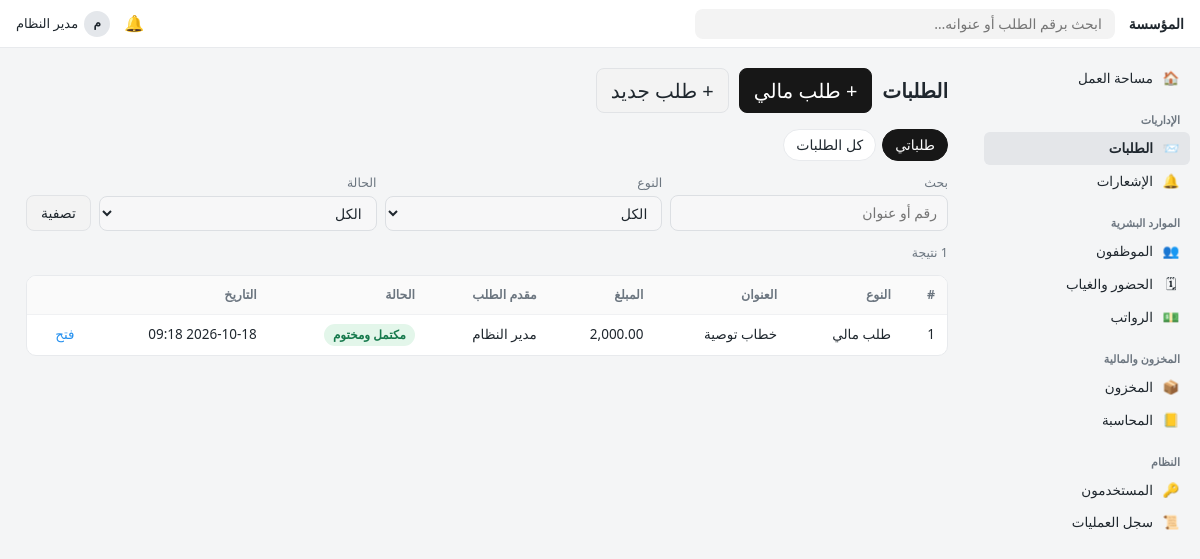
Screenshot of /requests (signed in) with the database file from the repository.
### tables this page shows
CREATE TABLE users(
 id INTEGER PRIMARY KEY, username TEXT UNIQUE NOT NULL, password_hash TEXT NOT NULL,
 full_name TEXT NOT NULL, role TEXT NOT NULL,
 employee_id INTEGER REFERENCES employees(id), active INTEGER DEFAULT 1, signature TEXT);

CREATE TABLE requests(
 id INTEGER PRIMARY KEY, type TEXT NOT NULL,
 requester_id INTEGER NOT NULL REFERENCES users(id), title TEXT NOT NULL,
 details TEXT, amount REAL, date_from TEXT, date_to TEXT, days REAL,
 item_id INTEGER REFERENCES items(id), qty REAL, attachment TEXT, attachment_name TEXT,
 status TEXT NOT NULL DEFAULT 'pending', created_at TEXT,
 category TEXT, paid_amount REAL, paid_account TEXT, paid_ref TEXT, paid_date TEXT, paid_by INTEGER,
 seal_code TEXT, seal_hash TEXT, sealed_at TEXT, sealed_pdf_hash TEXT);

### app.py (the view)
@app.route("/requests")
@login_required()
def requests_list():
    u = current_user()
    scope = request.args.get("scope", "mine")
    typ, st, text = request.args.get("type", ""), request.args.get("status", ""), request.args.get("q", "").strip()
    where, args = [], []
    if not (scope == "all" and has_role(u, "manager", "hr")):
        scope = "mine"
        where.append("r.requester_id=?")
        args.append(u["id"])
    if typ in TYPES:
        where.append("r.type=?")
        args.append(typ)
    if st in STATUS:
        where.append("r.status=?")
        args.append(st)
    if text:
        where.append("(r.title LIKE ? OR CAST(r.id AS TEXT)=?)")
        args += [f"%{text}%", text.lstrip("#")]
    rows = q(REQ_SQL + ("WHERE " + " AND ".join(where) if where else "") + " ORDER BY r.id DESC LIMIT 300", args)
    return render_template("requests.html", rows=rows, scope=scope, typ=typ, st=st, text=text,
                           pending=pending_for(u))

### app.py (called while the page is built)
def db():
    if "db" not in g:
        g.db = sqlite3.connect(DB_PATH)
        g.db.row_factory = sqlite3.Row
        g.db.execute("PRAGMA foreign_keys=ON")
    return g.db

def q(sql, args=(), one=False):
    rows = db().execute(sql, args).fetchall()
    if one:
        return rows[0] if rows else None
    return rows

def current_user():
    if "_user" not in g:
        uid = session.get("uid")
        g._user = q("SELECT * FROM users WHERE id=? AND active=1", (uid,), one=True) if uid else None
    return g._user

def has_role(u, *roles):
    return bool(u) and (u["role"] == "admin" or u["role"] in roles)

def login_required(roles=None):
    def deco(f):
        @wraps(f)
        def w(*a, **k):
            u = current_user()
            if not u:
                return redirect(url_for("login", next=request.path))
            if roles and not has_role(u, *roles):
                abort(403)
            return f(*a, **k)
        return w
    return deco

def csrf_token():
    if "csrf" not in session:
        session["csrf"] = secrets.token_hex(16)
    return session["csrf"]

@app.before_request
def csrf_protect():
    if request.method == "POST":
        tok = session.get("csrf", "")
        if not tok or not secrets.compare_digest(tok, request.form.get("csrf", "")):
            abort(400)

@app.after_request
def headers(resp):
    resp.headers["X-Content-Type-Options"] = "nosniff"
    resp.headers["X-Frame-Options"] = "DENY"
    resp.headers["Referrer-Policy"] = "same-origin"
    resp.headers["Content-Security-Policy"] = "default-src 'self'; style-src 'self' 'unsafe-inline'; img-src 'self' data:"
    return resp

@app.context_processor
def inject():
    u = current_user()
    pending = len(pending_for(u)) if u else 0
    unread = q("SELECT COUNT(*) c FROM notifications WHERE user_id=? AND read=0", (u["id"],), one=True)["c"] if u else 0
    return dict(user=u, org=ORG_NAME, ROLES=ROLES, TYPES=TYPES, STEP_KINDS=STEP_KINDS, CATEGORIES=CATEGORIES, unread=unread, STATUS=STATUS, ATT=ATT,
                ACCOUNTS=ACCOUNTS, csrf_token=csrf_token, pending_count=pending,
                can=lambda *r: has_role(u, *r), today=date.today().isoformat())

@app.template_filter("money")
def money(v):
    return "{:,.2f}".format(v or 0)

def pending_for(u):
    if not u:
        return []
    rows = q(REQ_SQL + "WHERE r.status='pending' ORDER BY r.id DESC")
    return [r for r in rows if can_act(u, r)]

### templates/requests.html (shortened to what this page needs)
{% extends "base.html" %}{% block body %}
<h1>الطلبات <a class="btn" href="{{ url_for('request_new', type='financial') }}">+ طلب مالي</a><a class="btn gray" href="{{ url_for('request_new', type='leave') }}">+ طلب جديد</a></h1>
<div class="tabs"><a class="{{ 'on' if scope=='mine' }}" href="?scope=mine">طلباتي</a>{% if can('manager','hr') %}<a class="{{ 'on' if scope=='all' }}" href="?scope=all">كل الطلبات</a>{% endif %}</div>
<form method="get" class="list-bar"><input type="hidden" name="scope" value="{{ scope }}">
<div><label>بحث</label><input name="q" value="{{ text }}" placeholder="رقم أو عنوان"></div>
<div><label>النوع</label><select name="type"><option value="">الكل</option>{% for k,t in TYPES.items() %}<option value="{{ k }}" {{ 'selected' if k==typ }}>{{ t.label }}</option>{% endfor %}</select></div>
<div><label>الحالة</label><select name="status"><option value="">الكل</option>{% for k,v in STATUS.items() %}<option value="{{ k }}" {{ 'selected' if k==st }}>{{ v }}</option>{% endfor %}</select></div>
<button class="gray">تصفية</button></form>
<p class="muted">{{ rows|length }} نتيجة</p>
<div class="scroll"><table><tr><th>#</th><th>النوع</th><th>العنوان</th><th>المبلغ</th><th>مقدم الطلب</th><th>الحالة</th><th>التاريخ</th><th></th></tr>
{% for r in rows %}{% set s2 = req_status(r) %}<tr><td>{{ r.id }}</td><td>{{ TYPES[r.type].label }}</td><td>{{ r.title }}</td><td>{{ r.amount|money if r.amount else '' }}</td><td>{{ r.requester }}</td>
<td><span class="ind {{ s2[1] }}">{{ s2[0] }}</span></td><td>{{ r.created_at }}</td><td><a href="{{ url_for('request_view', rid=r.id) }}">فتح</a></td></tr>
{% else %}<tr><td colspan="8">لا توجد طلبات.</td></tr>{% endfor %}</table></div>{% endblock %}

### templates/base.html (shortened to what this page needs)
{% macro side(endpoint, label, icon, roles=(), active=(), badge=0) %}{% if not roles or can(*roles) %}<a class="side-item {{ 'active' if request.endpoint in (active or (endpoint,)) }}" href="{{ url_for(endpoint) }}"><span class="ic">{{ icon }}</span>{{ label }}{% if badge %}<span class="cnt">{{ badge }}</span>{% endif %}</a>{% endif %}{% endmacro %}
<!doctype html>
<html lang="ar" dir="rtl"><head><meta charset="utf-8">
<link rel="stylesheet" href="{{ url_for('static', filename='style.css') }}"></head><body>
{% if user %}
<div class="navbar">
 <a class="brand" href="{{ url_for('dashboard') }}">{{ org }}</a>
 <form class="search" method="get" action="{{ url_for('search') }}"><input type="search" name="q" placeholder="ابحث برقم الطلب أو عنوانه…"></form>
 <div class="nav-right">
  <a class="bell" href="{{ url_for('notifications') }}" title="الإشعارات">🔔{% if unread %}<span class="n">{{ unread }}</span>{% endif %}</a>
  <details class="menu"><summary><span class="avatar">{{ user.full_name[:1] }}</span>{{ user.full_name }}</summary>
   </details>
 </div>
</div>
<div class="layout">
 <aside class="sidebar">
  {{ side('dashboard','مساحة العمل','🏠') }}
  <div class="side-title">الإداريات</div>
  {{ side('requests_list','الطلبات','📨',active=('requests_list','request_view','request_new'),badge=pending_count) }}
  {{ side('notifications','الإشعارات','🔔',badge=unread) }}
  {% if can('hr','manager','accountant') %}<div class="side-title">الموارد البشرية</div>{% endif %}
  {{ side('employees','الموظفون','👥',('hr','manager'),('employees','employee_edit')) }}
  {{ side('attendance','الحضور والغياب','🗓',('hr','manager')) }}
  {{ side('payroll','الرواتب','💵',('hr','accountant')) }}
  {% if can('store','manager','accountant') %}<div class="side-title">المخزون والمالية</div>{% endif %}
  {{ side('inventory','المخزون','📦',('store','manager'),('inventory','inventory_moves')) }}
  {{ side('accounting','المحاسبة','📒',('accountant',)) }}
  {% if user.role=='admin' %}<div class="side-title">النظام</div>
  {{ side('users','المستخدمون','🔑') }}{{ side('audit','سجل العمليات','📜') }}{% endif %}
 </aside>
 <div class="page">
{% else %}<div class="public">{% endif %}
{% block body %}{% endblock %}
{% if user %}</div></div>{% else %}</div>{% endif %}
</body></html>

### static/style.css (style rules this page uses)
:root { --bg:#f4f5f6;--card:#fff;--border:#e8eaed;--text:#1f272e;--muted:#6c7680;--dark:#171717;--accent:#2490ef; --green:#16794c;--green-bg:#e3f6ea;--orange:#b25400;--orange-bg:#fff0dd;--red:#c0302b;--red-bg:#fde8e7;--blue:#1a5fb4;--blue-bg:#e5f0fd;--gray-bg:#efefef }
* { box-sizing:border-box }
body { margin:0;font-family:"Segoe UI",Tahoma,Arial,sans-serif;background:var(--bg);color:var(--text);line-height:1.55;font-size:14px }
a { color:var(--accent);text-decoration:none }
.navbar { position:sticky;top:0;z-index:20;height:48px;background:#fff;border-bottom:1px solid var(--border);display:flex;align-items:center;gap:14px;padding:0 16px }
.brand { font-weight:700;color:var(--text);white-space:nowrap }
.navbar form.search { flex:1;max-width:420px }
.navbar input[type=search] { background:#f3f3f3;border:1px solid transparent;border-radius:8px;height:30px;padding:0 12px }
.nav-right { margin-inline-start:auto;display:flex;align-items:center;gap:14px }
.bell { position:relative;color:var(--text);font-size:16px }
details.menu { position:relative }
details.menu summary { list-style:none;cursor:pointer;display:flex;align-items:center;gap:6px;font-size:13px }
.avatar { width:26px;height:26px;border-radius:50%;background:#e4e7eb;display:inline-flex;align-items:center;justify-content:center;font-weight:600;font-size:12px }
.layout { display:flex;max-width:1480px;margin:0 auto }
.sidebar { width:226px;flex:none;padding:14px 10px;position:sticky;top:48px;height:calc(100vh - 48px);overflow:auto }
.side-title { font-size:11px;color:var(--muted);margin:16px 10px 4px;font-weight:600 }
.side-item { display:flex;gap:9px;align-items:center;padding:6px 10px;border-radius:6px;color:var(--text);font-size:13.5px }
.side-item.active { background:#e4e6e9;font-weight:600 }
.side-item .ic { width:18px;text-align:center }
.page { flex:1;min-width:0;padding:20px 26px 48px }
h1 { font-size:20px;font-weight:700;margin:0 0 16px;display:flex;align-items:center;gap:10px;flex-wrap:wrap }
table { width:100%;border-collapse:separate;border-spacing:0;background:var(--card);border:1px solid var(--border);border-radius:10px;overflow:hidden }
th,td { padding:9px 12px;text-align:start;border-bottom:1px solid #f0f1f3;font-size:13.5px;vertical-align:top }
th { background:#fafafa;color:var(--muted);font-weight:600;font-size:12.5px }
tr:last-child td { border-bottom:0 }
.scroll { overflow-x:auto }
input,select,textarea { font:inherit;padding:6px 10px;border:1px solid #dcdfe3;border-radius:8px;width:100%;background:#f7f7f8;color:var(--text) }
label { display:block;font-size:12.5px;color:var(--muted);margin-bottom:3px }
button,.btn { display:inline-flex;align-items:center;gap:6px;background:var(--dark);color:#fff;border:1px solid var(--dark);border-radius:8px;padding:6px 14px;cursor:pointer;font:inherit;font-weight:500 }
button.gray,.btn.gray { background:#f3f3f3;color:var(--text);border-color:#e1e3e6 }
.ind,.badge { display:inline-block;padding:2px 9px;border-radius:12px;font-size:12px;font-weight:600;background:var(--gray-bg);color:#444;white-space:nowrap }
.ind.green,.badge.approved { background:var(--green-bg);color:var(--green) }
.muted { color:var(--muted);font-size:12.5px }
.tabs { display:flex;flex-wrap:wrap;gap:6px;margin-bottom:12px }
.tabs a { background:#fff;padding:4px 12px;border-radius:16px;border:1px solid var(--border);color:var(--text) }
.tabs a.on { background:var(--dark);color:#fff;border-color:var(--dark) }
.list-bar { display:flex;gap:8px;flex-wrap:wrap;align-items:end;margin-bottom:10px }
.list-bar>div { flex:1 1 150px }
.list-bar button { flex:0 0 auto }

### rows the page displays
users: full_name "م", full_name "مدير النظام"
requests: id "1", type "طلب مالي", title "خطاب توصية", amount "2,000.00", requester "مدير النظام", s2 "مكتمل ومختوم", created_at "2026-10-18 09:18"

### other values shown
{{ org }} "المؤسسة"
{{ icon }} "🏠 📨 🔔 👥 🗓 💵 📦 📒 🔑 📜"
{{ label }} "مساحة العمل الطلبات الإشعارات الموظفون الحضور والغياب الرواتب المخزون المحاسبة المستخدمون سجل العمليات"
